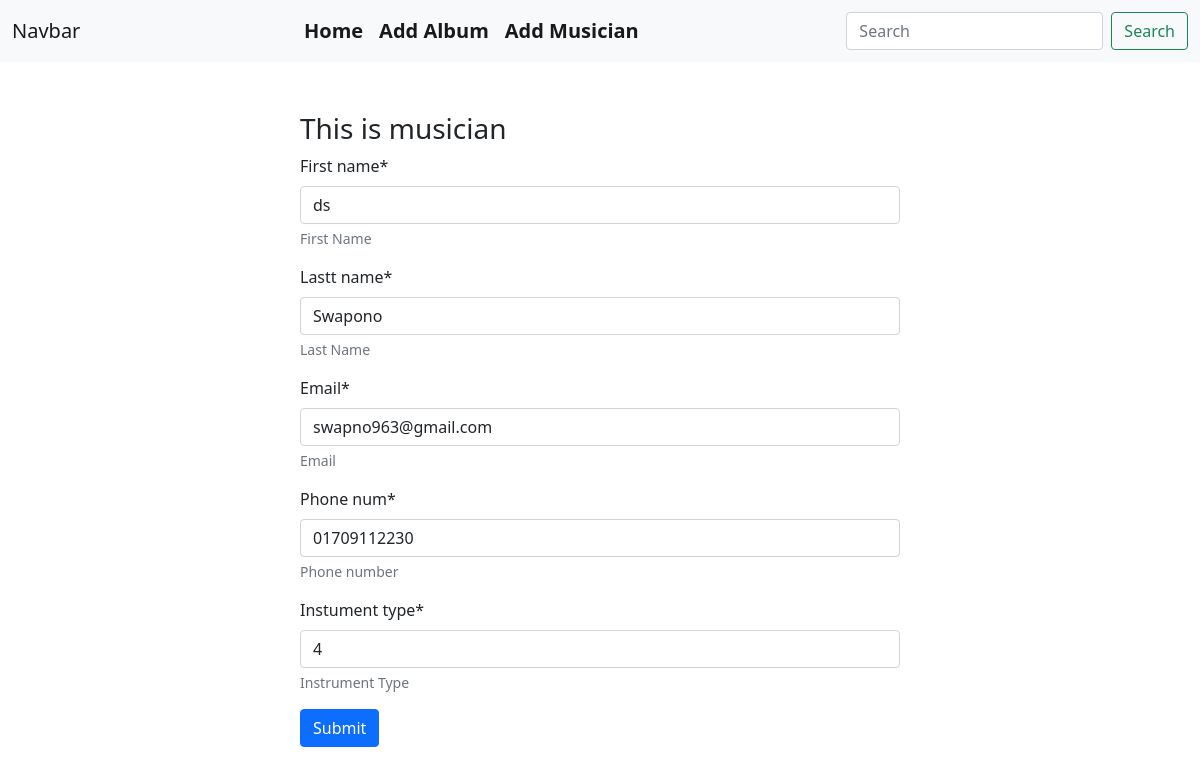
The page /musician/edit/1 on the database its author committed.
### musician/models.py (models this page shows, shortened)
class MyMusicianModel(models.Model):
    first_name = models.CharField(help_text='First Name', max_length=100)
    lastt_name = models.CharField(help_text='Last Name', max_length=100)
    email = models.CharField(help_text='Email', max_length=100)
    phone_num = models.CharField(help_text='Phone number', max_length=100)
    instument_type = models.CharField(help_text='Instrument Type', max_length=100)

### musician/views.py (the view)
# urls.py: path('edit/<int:id>', views.edit_musician, name='edit_musician'),
def edit_musician(request, id):
    musician = models.MyMusicianModel.objects.get(pk = id)
    musician_form = forms.MyMusicianForm(instance=musician)
    if request.method == 'POST':
        musician_form = forms.MyMusicianForm(request.POST, instance=musician)
        if musician_form.is_valid():
            musician_form.save()
            return redirect("homepage")
    return render(request,'musician.html', {'musician_form':musician_form})

### musician/forms.py
class MyMusicianForm(forms.ModelForm):
    class Meta:
        model = MyMusicianModel
        fields = '__all__'

### musician/templates/musician.html (shortened to what this page needs)
{% extends "base.html" %}
{%load crispy_forms_tags%}
{%block content%}
    <form method='post' style='width:50%;margin:auto; padding-top:50px;'>
        <h3>This is musician</h3>
        {{musician_form | crispy}}
        <button class='btn btn-primary' type="submit">Submit</button>
    </form>
{%endblock%}

### rows shown on the page
MyMusicianModel: first_name "ds", lastt_name "Swapono", email "swapno963@gmail.com", phone_num "01709112230", instument_type "4"
